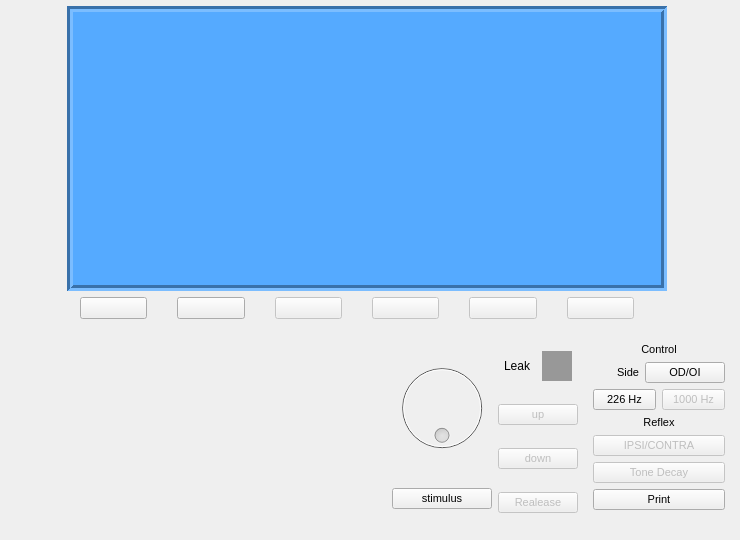
<?xml version="1.0" encoding="UTF-8"?>
<ui version="4.0">
 <class>Z_control</class>
 <widget class="QWidget" name="Z_control">
  <property name="geometry">
   <rect>
    <x>0</x>
    <y>0</y>
    <width>740</width>
    <height>540</height>
   </rect>
  </property>
  <property name="minimumSize">
   <size>
    <width>740</width>
    <height>540</height>
   </size>
  </property>
  <property name="maximumSize">
   <size>
    <width>740</width>
    <height>540</height>
   </size>
  </property>
  <property name="windowTitle">
   <string>Form</string>
  </property>
  <layout class="QVBoxLayout" name="verticalLayout">
   <property name="spacing">
    <number>6</number>
   </property>
   <property name="leftMargin">
    <number>0</number>
   </property>
   <property name="topMargin">
    <number>6</number>
   </property>
   <property name="rightMargin">
    <number>6</number>
   </property>
   <property name="bottomMargin">
    <number>6</number>
   </property>
   <item>
    <layout class="QHBoxLayout" name="horizontalLayout_6">
     <property name="spacing">
      <number>0</number>
     </property>
     <item>
      <spacer name="horizontalSpacer">
       <property name="orientation">
        <enum>Qt::Horizontal</enum>
       </property>
       <property name="sizeHint" stdset="0">
        <size>
         <width>40</width>
         <height>20</height>
        </size>
       </property>
      </spacer>
     </item>
     <item>
      <widget class="QFrame" name="frame_screen">
       <property name="minimumSize">
        <size>
         <width>600</width>
         <height>280</height>
        </size>
       </property>
       <property name="maximumSize">
        <size>
         <width>600</width>
         <height>300</height>
        </size>
       </property>
       <property name="styleSheet">
        <string notr="true">background-color: rgb(85, 170, 255);</string>
       </property>
       <property name="frameShape">
        <enum>QFrame::Box</enum>
       </property>
       <property name="frameShadow">
        <enum>QFrame::Sunken</enum>
       </property>
       <property name="lineWidth">
        <number>3</number>
       </property>
       <layout class="QHBoxLayout" name="Screen_Layout">
        <property name="spacing">
         <number>0</number>
        </property>
        <property name="leftMargin">
         <number>0</number>
        </property>
        <property name="topMargin">
         <number>0</number>
        </property>
        <property name="rightMargin">
         <number>0</number>
        </property>
        <property name="bottomMargin">
         <number>0</number>
        </property>
       </layout>
      </widget>
     </item>
     <item>
      <spacer name="horizontalSpacer_3">
       <property name="orientation">
        <enum>Qt::Horizontal</enum>
       </property>
       <property name="sizeHint" stdset="0">
        <size>
         <width>40</width>
         <height>20</height>
        </size>
       </property>
      </spacer>
     </item>
    </layout>
   </item>
   <item>
    <widget class="QFrame" name="frame_btn_screen">
     <property name="minimumSize">
      <size>
       <width>0</width>
       <height>31</height>
      </size>
     </property>
     <property name="maximumSize">
      <size>
       <width>16777215</width>
       <height>31</height>
      </size>
     </property>
     <layout class="QHBoxLayout" name="layout_btn_screen">
      <property name="spacing">
       <number>30</number>
      </property>
      <property name="leftMargin">
       <number>80</number>
      </property>
      <property name="topMargin">
       <number>0</number>
      </property>
      <property name="rightMargin">
       <number>100</number>
      </property>
      <item>
       <widget class="QPushButton" name="btn_1">
        <property name="text">
         <string/>
        </property>
       </widget>
      </item>
      <item>
       <widget class="QPushButton" name="btn_2">
        <property name="text">
         <string/>
        </property>
       </widget>
      </item>
      <item>
       <widget class="QPushButton" name="btn_3">
        <property name="enabled">
         <bool>false</bool>
        </property>
        <property name="text">
         <string/>
        </property>
       </widget>
      </item>
      <item>
       <widget class="QPushButton" name="btn_4">
        <property name="enabled">
         <bool>false</bool>
        </property>
        <property name="text">
         <string/>
        </property>
       </widget>
      </item>
      <item>
       <widget class="QPushButton" name="btn_5">
        <property name="enabled">
         <bool>false</bool>
        </property>
        <property name="text">
         <string/>
        </property>
       </widget>
      </item>
      <item>
       <widget class="QPushButton" name="btn_6">
        <property name="enabled">
         <bool>false</bool>
        </property>
        <property name="text">
         <string/>
        </property>
       </widget>
      </item>
     </layout>
    </widget>
   </item>
   <item>
    <widget class="QFrame" name="frame_control">
     <property name="maximumSize">
      <size>
       <width>16777215</width>
       <height>200</height>
      </size>
     </property>
     <layout class="QHBoxLayout" name="horizontalLayout_3">
      <property name="leftMargin">
       <number>0</number>
      </property>
      <property name="topMargin">
       <number>0</number>
      </property>
      <property name="rightMargin">
       <number>0</number>
      </property>
      <property name="bottomMargin">
       <number>0</number>
      </property>
      <item>
       <spacer name="horizontalSpacer_2">
        <property name="orientation">
         <enum>Qt::Horizontal</enum>
        </property>
        <property name="sizeHint" stdset="0">
         <size>
          <width>40</width>
          <height>20</height>
         </size>
        </property>
       </spacer>
      </item>
      <item>
       <layout class="QVBoxLayout" name="verticalLayout_3">
        <item>
         <widget class="QDial" name="dial">
          <property name="enabled">
           <bool>false</bool>
          </property>
          <property name="minimumSize">
           <size>
            <width>100</width>
            <height>100</height>
           </size>
          </property>
          <property name="maximumSize">
           <size>
            <width>100</width>
            <height>100</height>
           </size>
          </property>
          <property name="font">
           <font>
            <pointsize>8</pointsize>
           </font>
          </property>
          <property name="minimum">
           <number>1</number>
          </property>
          <property name="maximum">
           <number>20</number>
          </property>
          <property name="tracking">
           <bool>false</bool>
          </property>
          <property name="wrapping">
           <bool>true</bool>
          </property>
         </widget>
        </item>
        <item>
         <widget class="QPushButton" name="btn_stimulus">
          <property name="font">
           <font>
            <pointsize>8</pointsize>
           </font>
          </property>
          <property name="text">
           <string>stimulus</string>
          </property>
         </widget>
        </item>
       </layout>
      </item>
      <item>
       <layout class="QVBoxLayout" name="verticalLayout_4">
        <item>
         <layout class="QHBoxLayout" name="horizontalLayout">
          <property name="leftMargin">
           <number>6</number>
          </property>
          <property name="rightMargin">
           <number>6</number>
          </property>
          <item>
           <widget class="QLabel" name="label_2">
            <property name="text">
             <string>Leak</string>
            </property>
           </widget>
          </item>
          <item>
           <widget class="QLabel" name="label">
            <property name="maximumSize">
             <size>
              <width>30</width>
              <height>30</height>
             </size>
            </property>
            <property name="styleSheet">
             <string notr="true">background-color: rgb(152, 152, 152);</string>
            </property>
            <property name="text">
             <string/>
            </property>
           </widget>
          </item>
         </layout>
        </item>
        <item>
         <layout class="QVBoxLayout" name="verticalLayout_6">
          <item>
           <widget class="QPushButton" name="btn_up">
            <property name="enabled">
             <bool>false</bool>
            </property>
            <property name="font">
             <font>
              <pointsize>8</pointsize>
             </font>
            </property>
            <property name="text">
             <string>up</string>
            </property>
           </widget>
          </item>
         </layout>
        </item>
        <item>
         <layout class="QVBoxLayout" name="verticalLayout_8">
          <item>
           <widget class="QPushButton" name="btn_down">
            <property name="enabled">
             <bool>false</bool>
            </property>
            <property name="font">
             <font>
              <pointsize>8</pointsize>
             </font>
            </property>
            <property name="text">
             <string>down</string>
            </property>
           </widget>
          </item>
         </layout>
        </item>
        <item>
         <layout class="QVBoxLayout" name="verticalLayout_7">
          <item>
           <widget class="QPushButton" name="btn_release">
            <property name="enabled">
             <bool>false</bool>
            </property>
            <property name="font">
             <font>
              <pointsize>8</pointsize>
             </font>
            </property>
            <property name="text">
             <string>Realease</string>
            </property>
           </widget>
          </item>
         </layout>
        </item>
       </layout>
      </item>
      <item>
       <widget class="QFrame" name="frame">
        <property name="maximumSize">
         <size>
          <width>150</width>
          <height>16777215</height>
         </size>
        </property>
        <property name="font">
         <font>
          <pointsize>8</pointsize>
         </font>
        </property>
        <layout class="QVBoxLayout" name="verticalLayout_2">
         <item>
          <widget class="QLabel" name="label_7">
           <property name="maximumSize">
            <size>
             <width>16777215</width>
             <height>25</height>
            </size>
           </property>
           <property name="font">
            <font>
             <pointsize>8</pointsize>
            </font>
           </property>
           <property name="text">
            <string>Control</string>
           </property>
           <property name="alignment">
            <set>Qt::AlignCenter</set>
           </property>
          </widget>
         </item>
         <item>
          <layout class="QHBoxLayout" name="horizontalLayout_4">
           <item>
            <widget class="QLabel" name="label_3">
             <property name="maximumSize">
              <size>
               <width>16777215</width>
               <height>25</height>
              </size>
             </property>
             <property name="font">
              <font>
               <pointsize>8</pointsize>
               <weight>50</weight>
               <bold>false</bold>
              </font>
             </property>
             <property name="text">
              <string>Side</string>
             </property>
             <property name="alignment">
              <set>Qt::AlignRight|Qt::AlignTrailing|Qt::AlignVCenter</set>
             </property>
            </widget>
           </item>
           <item>
            <widget class="QPushButton" name="btn_side">
             <property name="maximumSize">
              <size>
               <width>16777215</width>
               <height>25</height>
              </size>
             </property>
             <property name="font">
              <font>
               <pointsize>8</pointsize>
               <weight>50</weight>
               <bold>false</bold>
              </font>
             </property>
             <property name="text">
              <string>OD/OI</string>
             </property>
            </widget>
           </item>
          </layout>
         </item>
         <item>
          <layout class="QHBoxLayout" name="horizontalLayout_7">
           <item>
            <widget class="QPushButton" name="btn_226">
             <property name="maximumSize">
              <size>
               <width>16777215</width>
               <height>25</height>
              </size>
             </property>
             <property name="font">
              <font>
               <pointsize>8</pointsize>
              </font>
             </property>
             <property name="text">
              <string>226 Hz</string>
             </property>
            </widget>
           </item>
           <item>
            <widget class="QPushButton" name="btn_1000">
             <property name="enabled">
              <bool>false</bool>
             </property>
             <property name="maximumSize">
              <size>
               <width>16777215</width>
               <height>25</height>
              </size>
             </property>
             <property name="font">
              <font>
               <pointsize>8</pointsize>
              </font>
             </property>
             <property name="text">
              <string>1000 Hz</string>
             </property>
            </widget>
           </item>
          </layout>
         </item>
         <item>
          <widget class="QLabel" name="label_5">
           <property name="maximumSize">
            <size>
             <width>16777215</width>
             <height>25</height>
            </size>
           </property>
           <property name="font">
            <font>
             <pointsize>8</pointsize>
            </font>
           </property>
           <property name="text">
            <string>Reflex</string>
           </property>
           <property name="alignment">
            <set>Qt::AlignCenter</set>
           </property>
          </widget>
         </item>
         <item>
          <widget class="QPushButton" name="btn_reflex">
           <property name="enabled">
            <bool>false</bool>
           </property>
           <property name="maximumSize">
            <size>
             <width>16777215</width>
             <height>25</height>
            </size>
           </property>
           <property name="font">
            <font>
             <pointsize>8</pointsize>
            </font>
           </property>
           <property name="text">
            <string>IPSI/CONTRA</string>
           </property>
          </widget>
         </item>
         <item>
          <layout class="QHBoxLayout" name="horizontalLayout_5">
           <item>
            <widget class="QPushButton" name="btn_toneDecay">
             <property name="enabled">
              <bool>false</bool>
             </property>
             <property name="maximumSize">
              <size>
               <width>16777215</width>
               <height>25</height>
              </size>
             </property>
             <property name="font">
              <font>
               <pointsize>8</pointsize>
              </font>
             </property>
             <property name="text">
              <string>Tone Decay</string>
             </property>
            </widget>
           </item>
          </layout>
         </item>
         <item>
          <layout class="QHBoxLayout" name="horizontalLayout_2">
           <item>
            <widget class="QPushButton" name="btn_print">
             <property name="enabled">
              <bool>true</bool>
             </property>
             <property name="maximumSize">
              <size>
               <width>16777215</width>
               <height>25</height>
              </size>
             </property>
             <property name="font">
              <font>
               <pointsize>8</pointsize>
              </font>
             </property>
             <property name="text">
              <string>Print</string>
             </property>
            </widget>
           </item>
          </layout>
         </item>
         <item>
          <spacer name="verticalSpacer_3">
           <property name="font">
            <font>
             <pointsize>8</pointsize>
            </font>
           </property>
           <property name="orientation">
            <enum>Qt::Vertical</enum>
           </property>
           <property name="sizeHint" stdset="0">
            <size>
             <width>20</width>
             <height>40</height>
            </size>
           </property>
          </spacer>
         </item>
        </layout>
       </widget>
      </item>
     </layout>
    </widget>
   </item>
  </layout>
 </widget>
 <resources/>
 <connections/>
</ui>
